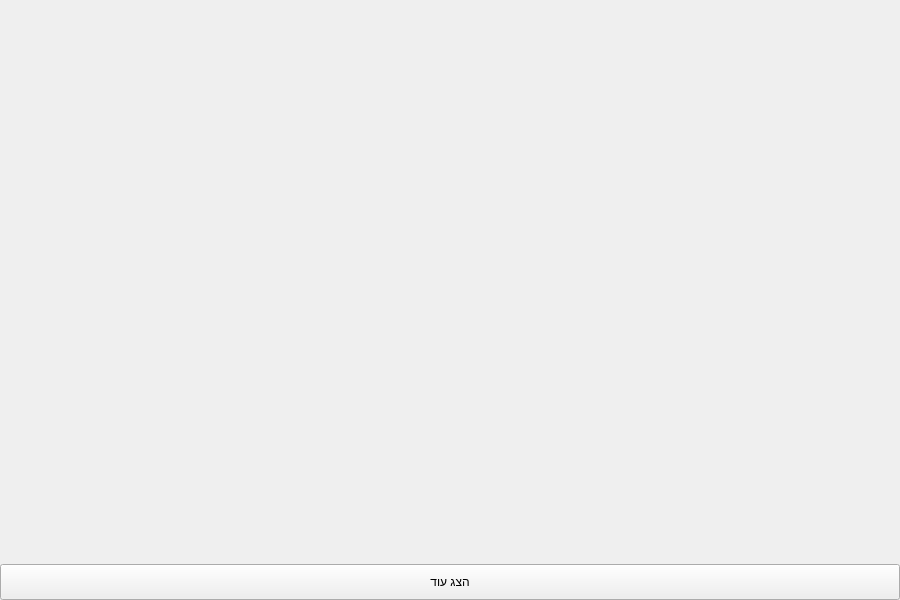
<?xml version="1.0" encoding="UTF-8"?>
<ui version="4.0">
 <class>SnippetSearchWidget</class>
 <widget class="QWidget" name="SnippetSearchWidget">
  <property name="geometry">
   <rect>
    <x>0</x>
    <y>0</y>
    <width>900</width>
    <height>600</height>
   </rect>
  </property>
  <property name="windowTitle">
   <string>Snippet Search</string>
  </property>
  <layout class="QVBoxLayout" name="main_layout">
   <property name="spacing">
    <number>10</number>
   </property>
   <property name="leftMargin">
    <number>0</number>
   </property>
   <property name="topMargin">
    <number>0</number>
   </property>
   <property name="rightMargin">
    <number>0</number>
   </property>
   <property name="bottomMargin">
    <number>0</number>
   </property>
   <item>
    <widget class="QLabel" name="lbl_status">
     <property name="alignment">
      <set>Qt::AlignmentFlag::AlignCenter</set>
     </property>
     <property name="text">
      <string></string>
     </property>
    </widget>
   </item>
   <item>
    <layout class="QVBoxLayout" name="results_layout">
     <property name="spacing">
      <number>12</number>
     </property>
     <property name="leftMargin">
      <number>0</number>
     </property>
     <property name="topMargin">
      <number>0</number>
     </property>
     <property name="rightMargin">
      <number>0</number>
     </property>
     <property name="bottomMargin">
      <number>0</number>
     </property>
    </layout>
   </item>
   <item>
    <widget class="QPushButton" name="btn_load_more">
     <property name="minimumSize">
      <size>
       <width>0</width>
       <height>36</height>
      </size>
     </property>
     <property name="cursor">
      <cursorShape>PointingHandCursor</cursorShape>
     </property>
     <property name="text">
      <string>הצג עוד</string>
     </property>
    </widget>
   </item>
  </layout>
 </widget>
 <resources/>
 <connections/>
</ui>
